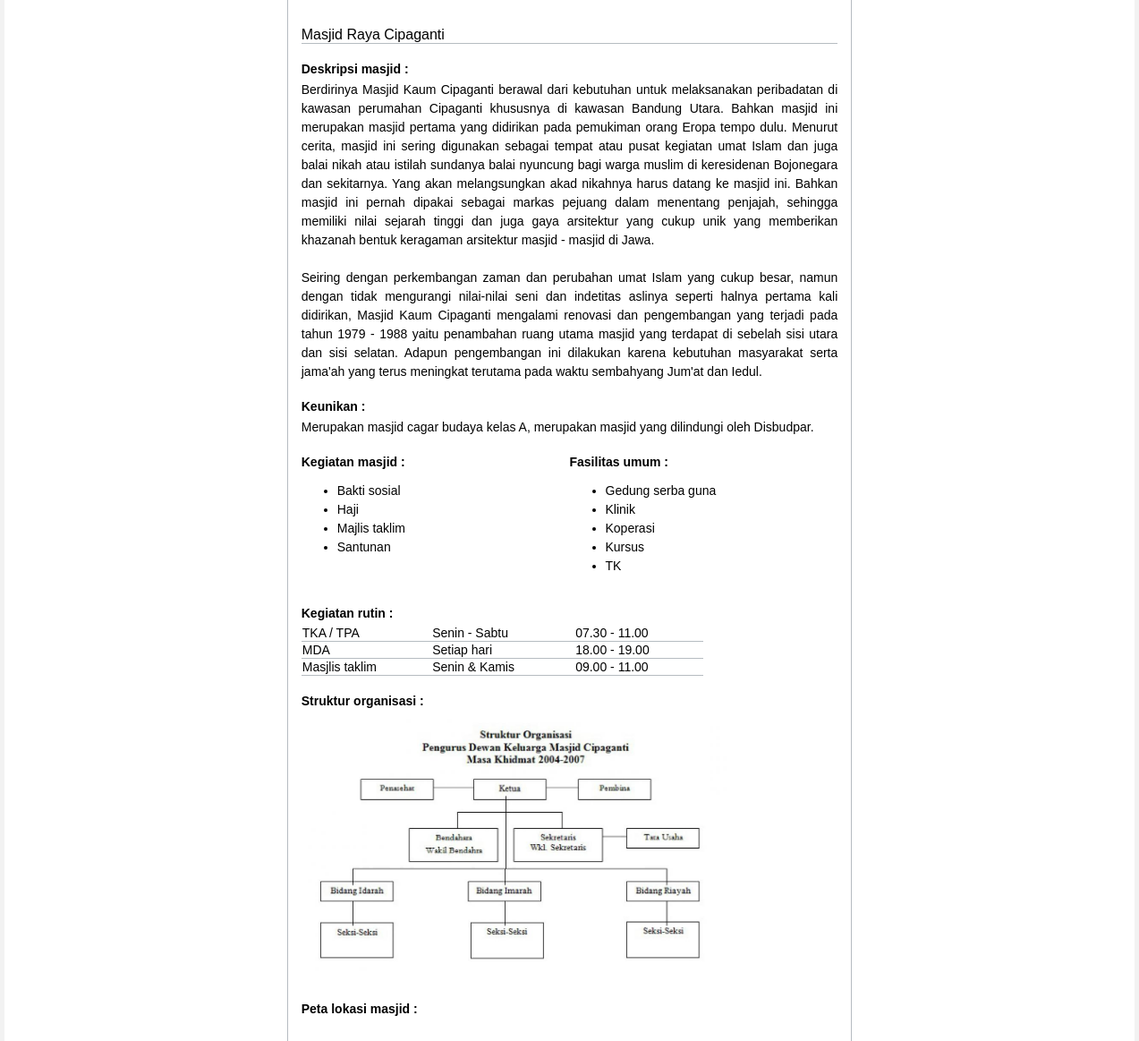
Page /View/PenggunaUmum/masjid.php?id_masjid=2 on the committed database.
### tables this page shows
CREATE TABLE IF NOT EXISTS `masjid` (
`id_masjid` int(6) NOT NULL,
  `id_user` int(6) NOT NULL,
  `id_wilayah` int(6) NOT NULL,
  `validasi` int(6) NOT NULL,
  `sertifikat` varchar(200) NOT NULL,
  `foto` varchar(200) NOT NULL,
  `nama_masjid` varchar(200) NOT NULL,
  `alamat` varchar(200) NOT NULL,
  `rt` varchar(5) NOT NULL,
  `rw` varchar(5) NOT NULL,
  `kecamatan` varchar(100) NOT NULL,
  `no_telepon` varchar(50) NOT NULL,
  `email` varchar(50) NOT NULL,
  `peresmian_bangunan` varchar(200) DEFAULT NULL,
  `luas_tanah` int(10) DEFAULT NULL,
  `luas_bangunan` int(10) DEFAULT NULL,
  `daya_tampung_dalam_masjid` int(10) DEFAULT NULL,
  `daya_tampung_luar_masjid` int(10) DEFAULT NULL,
  `deskripsi_masjid` text NOT NULL,
  `keunikan` text,
  `struktur_organisasi` varchar(200) DEFAULT NULL,
  `latitude` varchar(200) NOT NULL,
  `longitude` varchar(200) NOT NULL
);

CREATE TABLE IF NOT EXISTS `kegiatan_masjid` (
  `id_masjid` int(6) NOT NULL,
  `id_kegiatan` int(6) NOT NULL
);

CREATE TABLE IF NOT EXISTS `kegiatan` (
`id_kegiatan` int(6) NOT NULL,
  `nama` varchar(200) NOT NULL
);

CREATE TABLE IF NOT EXISTS `fasilitas_masjid` (
  `id_masjid` int(6) NOT NULL,
  `id_fasilitas` int(6) NOT NULL
);

CREATE TABLE IF NOT EXISTS `fasilitas` (
`id_fasilitas` int(6) NOT NULL,
  `nama` varchar(200) NOT NULL
);

CREATE TABLE IF NOT EXISTS `kegiatan_rutin` (
`id_kegiatan_rutin` int(6) NOT NULL,
  `id_masjid` int(6) NOT NULL,
  `nama` varchar(200) NOT NULL,
  `hari` varchar(200) NOT NULL,
  `jam_mulai` varchar(10) DEFAULT NULL,
  `jam_selesai` varchar(10) DEFAULT NULL
);

### function/connectDB.php (called while the page is built, shortened)
<?php
function querySelect($param, $table, $where, $limit){
    $results = array();
    $query = "SELECT " . $param . " ";
    $query .= "FROM " . $table ." ";
    if($where != null) $query .= "WHERE " . $where . " ";
    $query = mysql_query($query);
    if(mysql_num_rows($query) > 0){
        $x = 0;
        while($row = mysql_fetch_assoc($query)){
            foreach($row as $key=>$value){
                $results[$x][$key] = $value;
            }
            $x++;
        }
    }
    return $results;
}
?>

### View/PenggunaUmum/masjid.php (the view, shortened to what this page needs)
<!DOCTYPE html>
<?php
include '../../function/connectDB.php';
$id_masjid = $_GET['id_masjid'];
$dataMasjid = querySelect('*', 'masjid', 'id_masjid=' . $id_masjid, null);
$joinFasilitas = querySelect('*', 'fasilitas_masjid LEFT JOIN fasilitas ON fasilitas_masjid.id_fasilitas = fasilitas.id_fasilitas', 'id_masjid=' . $id_masjid, null);
$joinKegiatan = querySelect('*', 'kegiatan_masjid LEFT JOIN kegiatan ON kegiatan_masjid.id_kegiatan = kegiatan.id_kegiatan', 'id_masjid=' . $id_masjid, null);
$kegiatanRutin = querySelect('*', 'kegiatan_rutin', 'id_masjid=' . $id_masjid, null)
?>
<html>
    <head>
        <link rel="stylesheet" href="../css/reset.css">
        <link rel="stylesheet" href="../css/style.css">
        <link rel="stylesheet" href="../css/PenggunaUmum/jquery-ui-1.10.3.css">
        <link rel="stylesheet" href="../js/fancybox/jquery.fancybox.css">
        <link rel="stylesheet" href="../js/fancybox/helpers/jquery.fancybox-thumbs.css">
        <link rel="stylesheet" href="../css/PenggunaUmum/masjid.css">
    </head>
    <body>
        <div class="wrapper">
            <div class="col-scrl">
                <div class="content row">
                    <div class="kotak-kiri box span-3">
                    </div>
                    <div class="kotak-tengah box span-6">
                        <div class="slider box span-12">
                            <div class="judul box span-12">
                                Masjid <?php echo $dataMasjid[0]['nama_masjid'] ?>
                            </div>
                            <div class="box span-12">
                                <div class="sub-judul box span-12">
                                    <b>Deskripsi masjid :</b>
                                </div>
                                <div class="text box span-12">
                                    <?php echo $dataMasjid[0]['deskripsi_masjid'] ?>
                                </div>
                            </div>
                            <div class="box span-12">
                                <div class="sub-judul box span-12">
                                    <b>Keunikan :</b>
                                </div>
                                <div class="text box span-12">
                                    <?php echo $dataMasjid[0]['keunikan'] ?>
                                </div>
                            </div>
                            <div class="box span-12">
                                <div class="box span-6">
                                    <div class="judul-ul box span-12">
                                        <b>Kegiatan masjid :</b>
                                    </div>
                                    <div class="text box span-12">
                                        <?php
                                        echo '<ul>';
                                        for ($i = 0; $i < count($joinKegiatan); $i++) {
                                            echo '<li>' . $joinKegiatan[$i]['nama'] . '</li>';
                                        }
                                        echo '</ul>';
                                        ?>
                                    </div>
                                </div>
                                <div class="box span-6">
                                    <div class="judul-ul box span-12">
                                        <b>Fasilitas umum :</b>
                                    </div>
                                    <div class="text box span-12">
                                        <?php
                                        echo '<ul>';
                                        for ($i = 0; $i < count($joinFasilitas); $i++) {
                                            echo '<li>' . $joinFasilitas[$i]['nama'] . '</li>';
                                        }
                                        echo '</ul>';
                                        ?>
                                    </div>
                                </div>
                            </div>
                            <?php
                            if (count($kegiatanRutin) != 0) {
                                ?>
                                <div class="tabel box span-9">
                                    <div class="sub-judul box span-12">
                                        <b>Kegiatan rutin :</b>
                                    </div>
                                    <div class="box span-12">
                                        <table>
                                            <?php
                                            for ($i = 0; $i < count($kegiatanRutin); $i++) {
                                                echo '<tr>';
                                                echo '<td>' . $kegiatanRutin[$i]['nama'] . '</td>';
                                                echo'<td>' . $kegiatanRutin[$i]['hari'] . '</td>';
                                                echo '<td>' . $kegiatanRutin[$i]['jam_mulai'] . ' - ' . $kegiatanRutin[$i]['jam_selesai'] . '</td>';
                                                echo '</tr>';
                                            }
                                            ?>
                                        </table>
                                    </div>
                                </div>
                                <?php
                            }else{
                                echo '';
                            }
                            ?>
                            <div class="struktur box span-12">
                                <?php
                                $gambarStruktur = $dataMasjid[0]['struktur_organisasi'];
                                $struktur0 = '
                                <div class="sub-judul box span-12">
                                    <b>Struktur organisasi :</b>
                                </div>';
                                $struktur1 = '<div class="box span-12"><a href="';
                                $struktur2 = '" target="_blank"><img class="gambar-struktur struktur" src="';
                                $struktur3 = ' "></a></div>';
                                if ($gambarStruktur != null) {
                                    echo $struktur0;
                                    echo $struktur1;
                                    echo $gambarStruktur;
                                    echo $struktur2;
                                    echo $gambarStruktur;
                                    echo $struktur3;
                                } else {
                                    echo '';
                                }
                                ?>
                            </div>
                            <div class="box span-12">
                                <div class="sub-judul box span-12">
                                    <b>Peta lokasi masjid :</b>
                                </div>
                                <div class="lokasi box span-12" id="map-canvas">
                                </div>
                            </div>
                        </div>
                    </div>
                    <div class="kotak-kanan box span-3">
                    </div>
                </div>
            </div>
        </div>
    </body>
</html>

### View/css/style.css (style rules this page uses)
a { text-decoration: none; }
body { background-color: rgba(0,0,0,0.05); }
.content { background-color: white; }

### View/css/PenggunaUmum/masjid.css (style rules this page uses)
.content { margin-top: 0; }
.kotak-kiri { box-sizing: border-box; -webkit-box-sizing: border-box; -moz-box-sizing: border-box; padding: 15px 10px 0px 20px; }
.judul { font-size: 16px; border-bottom: 1px solid #b6bcc1; }
.judul-ul { box-sizing: border-box; -webkit-box-sizing: border-box; -moz-box-sizing: border-box; padding: 20px 0px 0px 0px; }
.kotak-tengah { box-sizing: border-box; -webkit-box-sizing: border-box; -moz-box-sizing: border-box; padding: 30px 15px 30px 15px; border-left: 1px solid #b6bcc1; border-right: 1px solid #b6bcc1; }
.sub-judul { box-sizing: border-box; -webkit-box-sizing: border-box; -moz-box-sizing: border-box; padding: 20px 0px 5px 0px; }
.text { text-align: justify; line-height:1.5; }
.lokasi { height: 350px; }
.gambar-struktur { height:300px; }
.tabel { box-sizing: border-box; -webkit-box-sizing: border-box; -moz-box-sizing: border-box; }
.tabel table { box-sizing: border-box; -webkit-box-sizing: border-box; -moz-box-sizing: border-box; width: 100%; }
.tabel td { box-sizing: border-box; -webkit-box-sizing: border-box; -moz-box-sizing: border-box; border-bottom: 1px solid #B6BCC1; }
.kotak-kanan { box-sizing: border-box; -webkit-box-sizing: border-box; -moz-box-sizing: border-box; padding: 30px 20px 0px 20px; }

### rows in the picture
masjid: nama_masjid "Raya Cipaganti", deskripsi_masjid "Berdirinya Masjid Kaum Cipaganti berawal dari kebutuhan untuk melaksanakan peribadatan di kawasan perumahan Cipaganti khususnya di kawasan Bandung Utara. Bahkan masjid ini merupakan masjid pertama yang didirikan pada pemukiman orang Eropa tempo dulu. Menurut cerita, masjid ini sering digunakan sebagai tempat atau pusat kegiatan umat Islam dan juga balai nikah atau istilah sundanya balai nyuncung bagi warga muslim di keresidenan Bojonegara dan sekitarnya. Yang akan melangsungkan akad nikahnya harus datang ke masjid ini. Bahkan masjid ini pernah dipakai sebagai markas pejuang dalam menentang penjajah, sehingga memiliki nilai sejarah tinggi dan juga gaya arsitektur yang cukup unik yang…", keunikan "Merupakan masjid cagar budaya kelas A, merupakan masjid yang dilindungi oleh Disbudpar.", struktur_organisasi (picture)
kegiatan_masjid: id_kegiatan.nama "Bakti sosial"
kegiatan_masjid: id_kegiatan.nama "Haji"
kegiatan_masjid: id_kegiatan.nama "Majlis taklim"
kegiatan_masjid: id_kegiatan.nama "Santunan"
fasilitas_masjid: id_fasilitas.nama "Gedung serba guna"
fasilitas_masjid: id_fasilitas.nama "Klinik"
fasilitas_masjid: id_fasilitas.nama "Koperasi"
fasilitas_masjid: id_fasilitas.nama "Kursus"
fasilitas_masjid: id_fasilitas.nama "TK"
kegiatan_rutin: nama "TKA / TPA", hari "Senin - Sabtu", jam_mulai "07.30", jam_selesai "11.00"
kegiatan_rutin: nama "MDA", hari "Setiap hari", jam_mulai "18.00", jam_selesai "19.00"
kegiatan_rutin: nama "Masjlis taklim", hari "Senin & Kamis", jam_mulai "09.00", jam_selesai "11.00"
